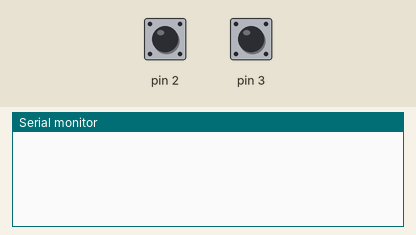
Bench run of a sketch on a simulated Arduino Uno, built with avr-gcc and run on an emulated ATmega328P. Parts: the last lines printed to the serial monitor. Inputs (shaded band) come from the test bench; at power-on: pin 2 HIGH, pin 3 HIGH.

Above: at 1.2 s.
1.3 s: pin 2 pulled LOW for 0.15 s
At 2.5 s:
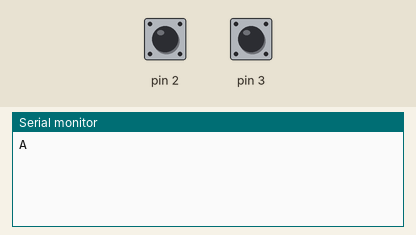
2.9 s: pin 3 pulled LOW for 0.15 s
At 3.8 s:
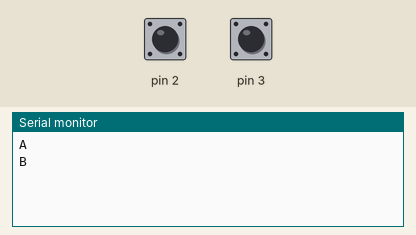

Measured:
- after the input at 1.3 s, the serial monitor: prints a new line at once (image 1)
- after the input at 2.9 s, the serial monitor: prints a new line at once (image 2)

The sketch:

falling-edge-detector.ino
```cpp
void setup() {
    Serial.begin(9600);

    pinMode(2, INPUT_PULLUP);
    attachInterrupt(digitalPinToInterrupt(2), printA, FALLING);

    pinMode(3, INPUT_PULLUP);
    attachInterrupt(digitalPinToInterrupt(3), printB, FALLING);
}

void printA() {
    Serial.println("A");
}

void printB() {
    Serial.println("B");
}

void loop() {
}
```
